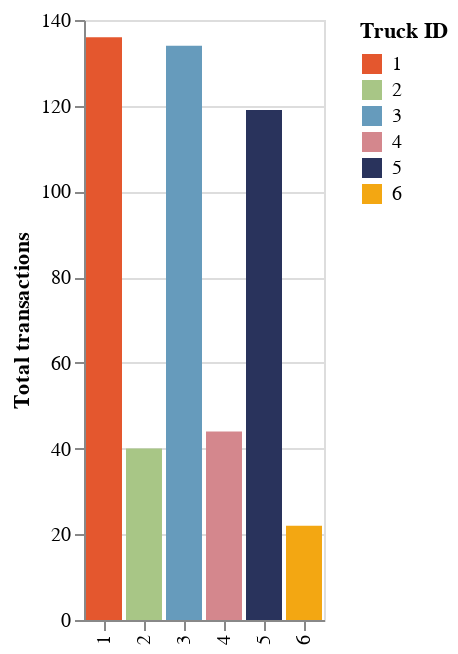

Notebook code cell kept with this figure:
### Code cell
transactions_per_truck = df.groupby(df['truck_id']).count().sort_values(
    'total', ascending=False).drop(columns=['at', 'payment_type', 'transaction_id']).reset_index()

alt.Chart(transactions_per_truck).mark_bar().encode(
    x=alt.X("truck_id:N", title=None),
    y=alt.Y("total:Q", title="Total transactions"),
    color=alt.Color("truck_id:N", title="Truck ID", scale=alt.Scale(domain=[1, 2, 3, 4, 5, 6], range=['#E4572E',  '#A8C686', '#669BBC', '#D4878D', '#29335C', '#F3A712'])))

### Figure 1 — Vega-Lite specification as saved in the notebook (floating-point values rounded to 4 significant figures)
{"config": {"view": {"continuousWidth": 300, "continuousHeight": 300}}, "data": {"name": "data-8f065f4c1bf023b669d5b76dc35e5b5f"}, "mark": {"type": "bar"}, "encoding": {"color": {"field": "truck_id", "scale": {"domain": [1, 2, 3, 4, 5, 6], "range": ["#E4572E", "#A8C686", "#669BBC", "#D4878D", "#29335C", "#F3A712"]}, "title": "Truck ID", "type": "nominal"}, "x": {"field": "truck_id", "title": null, "type": "nominal"}, "y": {"field": "total", "title": "Total transactions", "type": "quantitative"}}, "$schema": "https://vega.github.io/schema/vega-lite/v5.20.1.json", "datasets": {"data-8f065f4c1bf023b669d5b76dc35e5b5f": [{"truck_id": 1, "total": 136}, {"truck_id": 3, "total": 134}, {"truck_id": 5, "total": 119}, {"truck_id": 4, "total": 44}, {"truck_id": 2, "total": 40}, {"truck_id": 6, "total": 22}]}}
